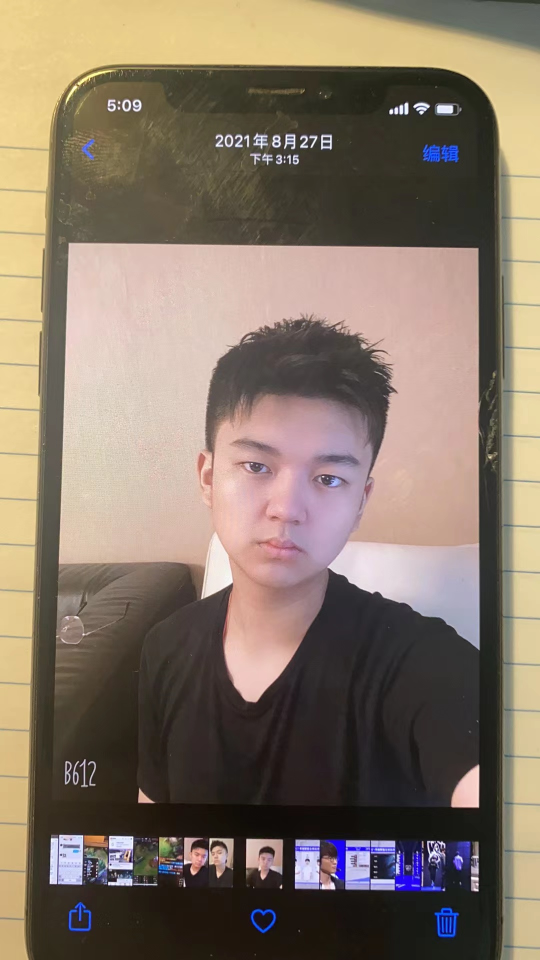
#> input picture opencvpython/pics/guchi.jpg, 1080 x 1920 px, given in place of the camera (shown at 1/2 size)
$ python facedetection.py
#> lines starting #> are read from the running program, lines starting #| are printed output that depends on the picture; after the words box and inside, x2 and y2 are one past the last pixel; in counts of white or black regions, pixels touching at a corner belong together
import cv2
import numpy as np
def stackImages(scale,imgArray):
    rows = len(imgArray)
    cols = len(imgArray[0])
    # & 输出一个 rows * cols 的矩阵（imgArray）
    print(rows,cols)
    # & 判断imgArray[0] 是不是一个list
    rowsAvailable = isinstance(imgArray[0], list)
    # & imgArray[][] 是什么意思呢？
    # & imgArray[0][0]就是指[0,0]的那个图片（我们把图片集分为二维矩阵，第一行、第一列的那个就是第一个图片）
    # & 而shape[1]就是width，shape[0]是height，shape[2]是
    width = imgArray[0][0].shape[1]
    height = imgArray[0][0].shape[0]

    # & 例如，我们可以展示一下是什么含义
    cv2.imshow("img", imgArray[0][1])

    if rowsAvailable:
        for x in range (0, rows):
            for y in range(0, cols):
                # & 判断图像与后面那个图像的形状是否一致，若一致则进行等比例放缩；否则，先resize为一致，后进行放缩
                if imgArray[x][y].shape[:2] == imgArray[0][0].shape [:2]:
                    imgArray[x][y] = cv2.resize(imgArray[x][y], (0, 0), None, scale, scale)
                else:
                    imgArray[x][y] = cv2.resize(imgArray[x][y], (imgArray[0][0].shape[1], imgArray[0][0].shape[0]), None, scale, scale)
                # & 如果是灰度图，则变成RGB图像（为了弄成一样的图像）
                if len(imgArray[x][y].shape) == 2: imgArray[x][y]= cv2.cvtColor( imgArray[x][y], cv2.COLOR_GRAY2BGR)
        # & 设置零矩阵
        imageBlank = np.zeros((height, width, 3), np.uint8)
        hor = [imageBlank]*rows
        hor_con = [imageBlank]*rows
        for x in range(0, rows):
            hor[x] = np.hstack(imgArray[x])
        ver = np.vstack(hor)
    # & 如果不是一组照片，则仅仅进行放缩 or 灰度转化为RGB
    else:
        for x in range(0, rows):
            if imgArray[x].shape[:2] == imgArray[0].shape[:2]:
                imgArray[x] = cv2.resize(imgArray[x], (0, 0), None, scale, scale)
            else:
                imgArray[x] = cv2.resize(imgArray[x], (imgArray[0].shape[1], imgArray[0].shape[0]), None,scale, scale)
            if len(imgArray[x].shape) == 2: imgArray[x] = cv2.cvtColor(imgArray[x], cv2.COLOR_GRAY2BGR)
        hor= np.hstack(imgArray)
        ver = hor
    return ver

facecascade = cv2.CascadeClassifier("pics/haarcascade_frontalface_default.xml")
cap = cv2.VideoCapture(0)
cap.set(3,640)
cap.set(4,480)
while True:
    success, img = cap.read()
#> img is the input picture: shape (1920, 1080, 3); mean B, G, R 103.4, 118.1, 133.1
    imggray = cv2.cvtColor(img, cv2.COLOR_RGB2GRAY)
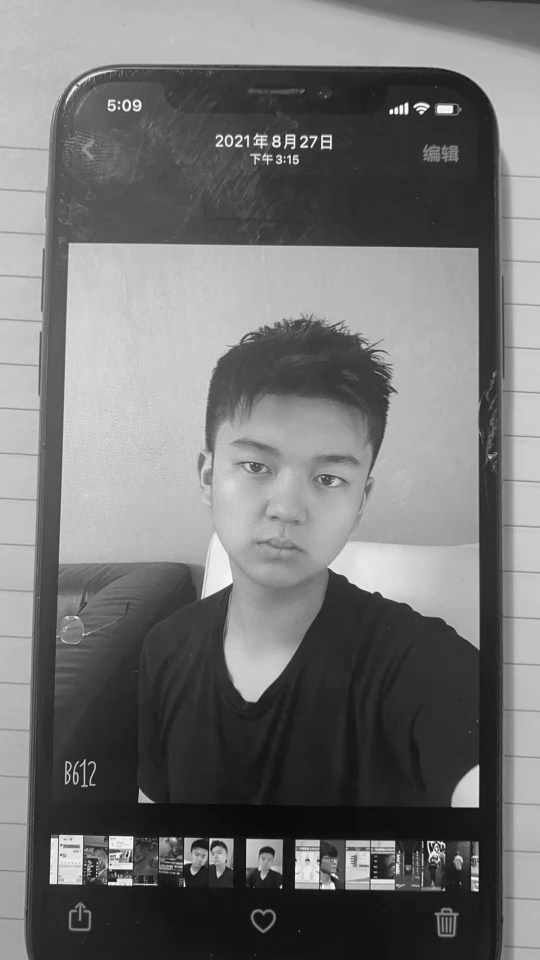
#> imggray: shape (1920, 1080) (shown at 1/2 size); min 1, max 255, mean 115.4

    faces = facecascade.detectMultiScale(imggray, 1.1, 4)
#> faces = [[417, 1693, 34, 34], [515, 1706, 34, 34], [578, 1673, 70, 70], [383, 788, 387, 387]]
    for (x, y, w, h) in faces:
        cv2.rectangle(img, (x, y), (x + w, y + h), (255, 0, 0), 2)
#> this loop made 4 passes
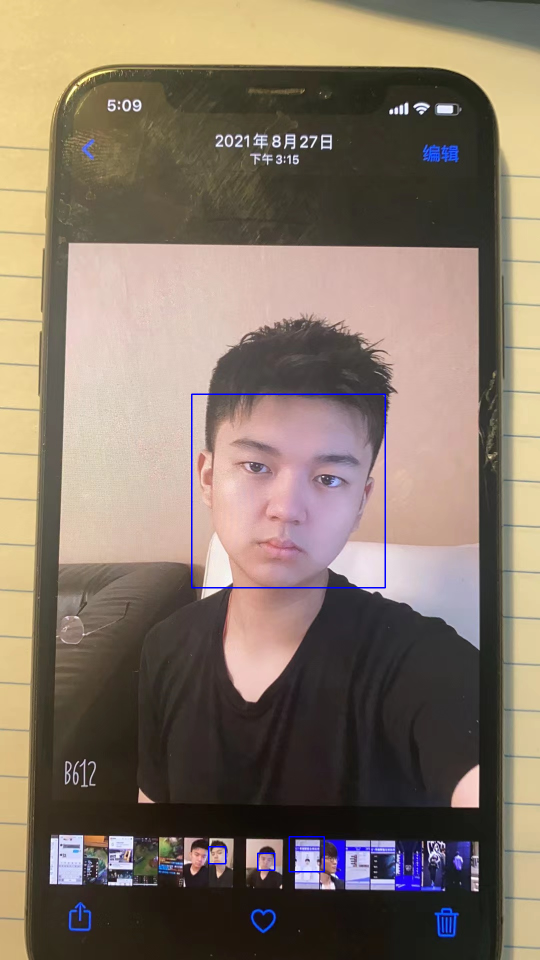
#> img: shape (1920, 1080, 3) (shown at 1/2 size); 0.3% of pixels changed, all inside (x1, y1, x2, y2) = (382, 787, 772, 1745)

    imgstack = stackImages(0.6, ([img]))
#> in stackImages, `rows = len(imgArray)`: rows = 1
#> in stackImages, `cols = len(imgArray[0])`: cols = 1920
#| 1 1920
#> in stackImages, `rowsAvailable = isinstance(imgArray[0], list)`: rowsAvailable = False
#> after the loop in stackImages, `for x in range(0, rows):`: imgArray = 1 item
#> in stackImages, `hor= np.hstack(imgArray)`:
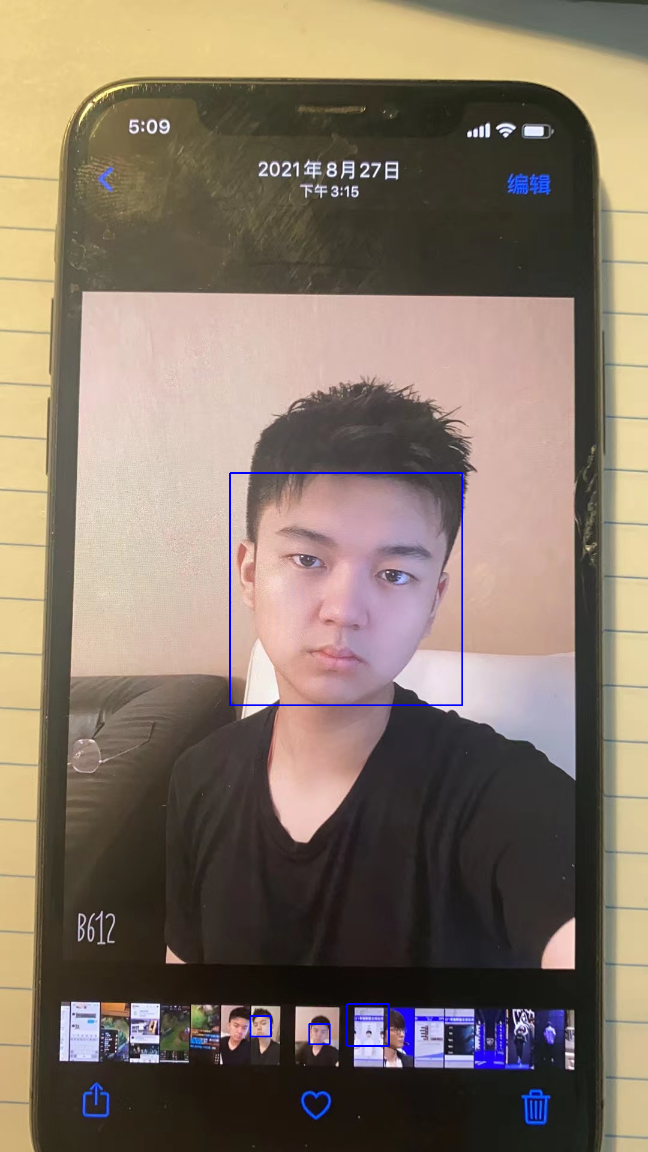
#> hor: shape (1152, 648, 3); mean of channels 0, 1, 2 103.8, 117.6, 132.6; drawn as B, G, R
    cv2.imshow("GuchiStacks", imgstack)

    # cv2.imshow("video",img)
    if cv2.waitKey(1) & 0xFF == ord('q'):
#> (key q is pressed here)
        break
# [10 lines of commented-out code are left out]
